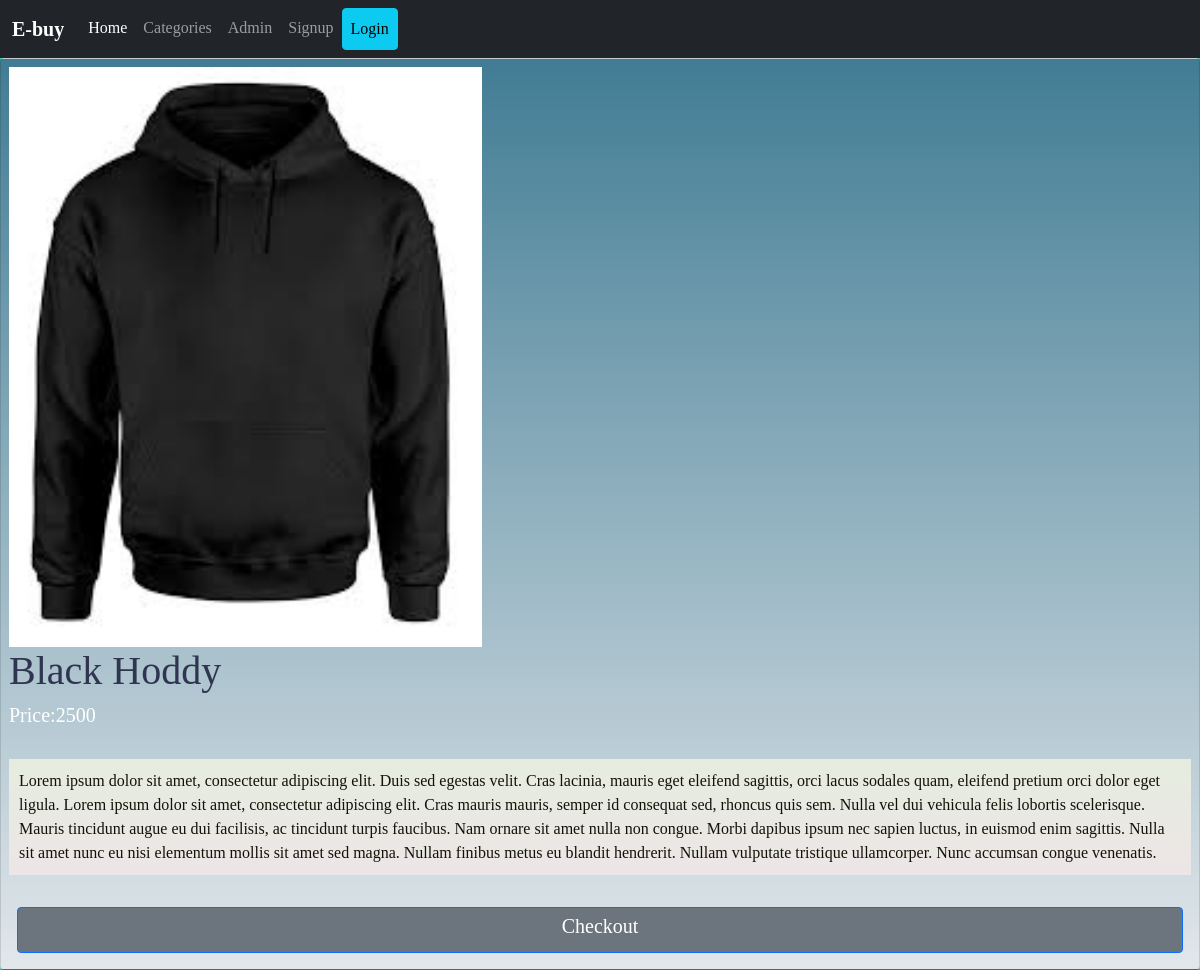
/store/Black Hoddy, run on the app's committed database.
### store/models.py (models this page shows, shortened)
class Product(models.Model):
    name = CharField(max_length=100,null=True)
    img = ImageField(null=True)
    price = IntegerField(default = 0,null=True)
    des = CharField(max_length=1000,null=True,default='Description')

### store/views.py (the view)
# urls.py: path('store/<str:header>',views.content,name='content'),
def content(request,header):
    data=Product.objects.get(name=header)
    context = {'data':data,'header':header}
    if (data):
        return render(request,'content.html',context)
    else:
        return render(request,'store.html')

### store/templates/content.html (shortened to what this page needs)
{% extends 'main.html' %}
{% load static %}
{% block content %}
<div style="background:linear-gradient(rgb(65, 124, 148),rgb(226, 231, 235))", class=" card p-2">
    <img class="img" src="{{data.img.url}}" alt="nopes">
    <h1 style="color:rgba(21, 23, 54, 0.828);">{{data.name}} </h1>
    <h5>Price:{{data.price}}</h5>
    <br>
    <p style="background:linear-gradient(rgb(230, 236, 223),rgb(236, 230, 230)); padding:10px; margin:auto; color:rgb(19, 18, 7)">{{data.des}}</p>
    <br>
    <a href="{% url 'checkout' data.name  %}" class="btn btn-secondary border border-primary m-2"><h5>Checkout</h5></a>
</div>
{% endblock content%}

### store/templates/main.html (style rules this page uses)
body { font-family: Baloo; width: 100%; height: 100%; color: #fff; background: linear-gradient(-45deg, #EE7752, #ec84ac,#23A6D5,#23D5AB); background-size: 400% 400%; position: relative; animation: change 10s ease-in-out infinite; }

### store/templates/content.html (style rules this page uses)
.img { height: 40%; width: 40%; }

### data on the page
Product: img (picture), name "Black Hoddy", price "2500", des "Lorem ipsum dolor sit amet, consectetur adipiscing elit. Duis sed egestas velit. Cras lacinia, mauris eget eleifend sagittis, orci lacus sodales quam, eleifend pretium orci dolor eget ligula. Lorem ipsum dolor sit amet, consectetur adipiscing elit. Cras mauris mauris, semper id consequat sed, rhoncus quis sem. Nulla vel dui vehicula felis lobortis scelerisque. Mauris tincidunt augue eu dui facilisis, ac tincidunt turpis faucibus. Nam ornare sit amet nulla non congue. Morbi dapibus ipsum nec sapien luctus, in euismod enim sagittis. Nulla sit amet nunc eu nisi elementum mollis sit amet sed magna. Nullam finibus metus eu blandit hendrerit. Nullam vulputate tristique ullamcorper. Nunc accumsan…"
